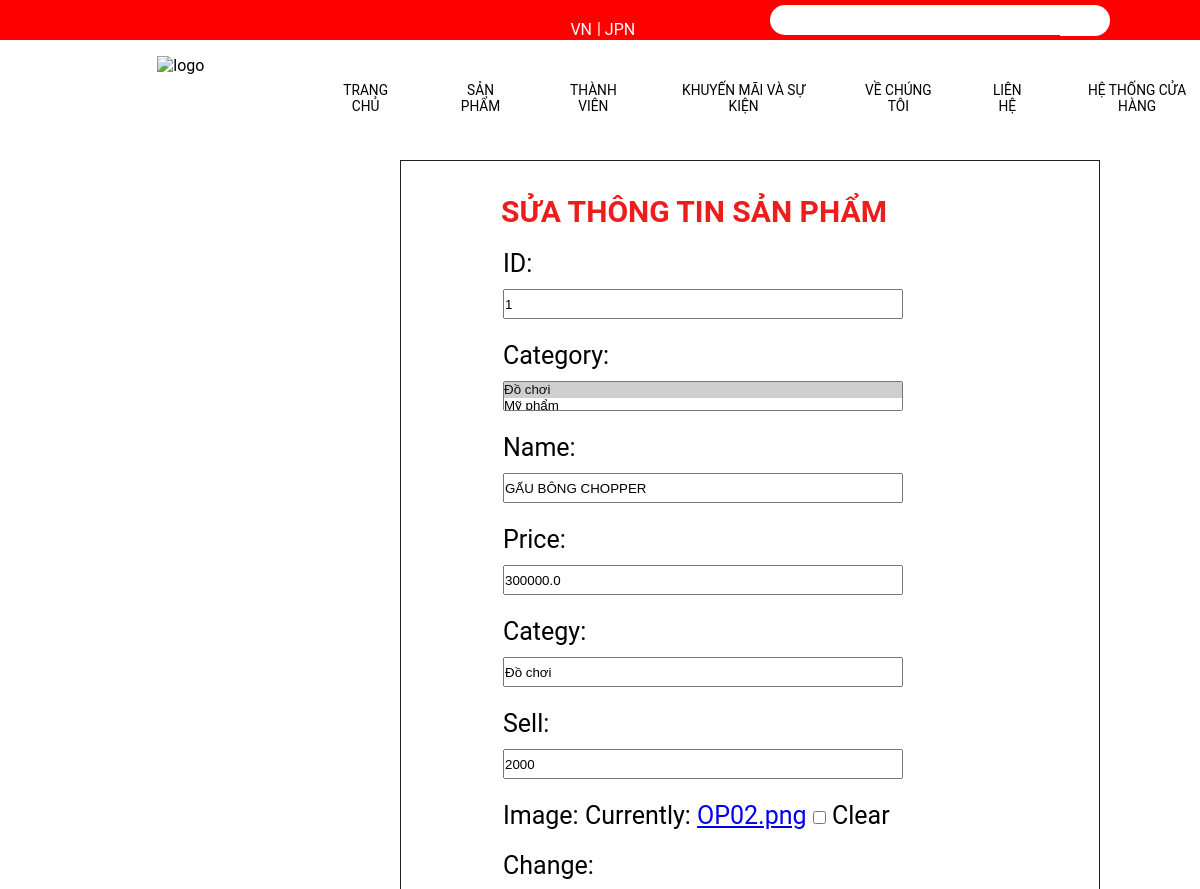
/management/edit/?id=1 (upper part), run on an earlier commit of the app's database.
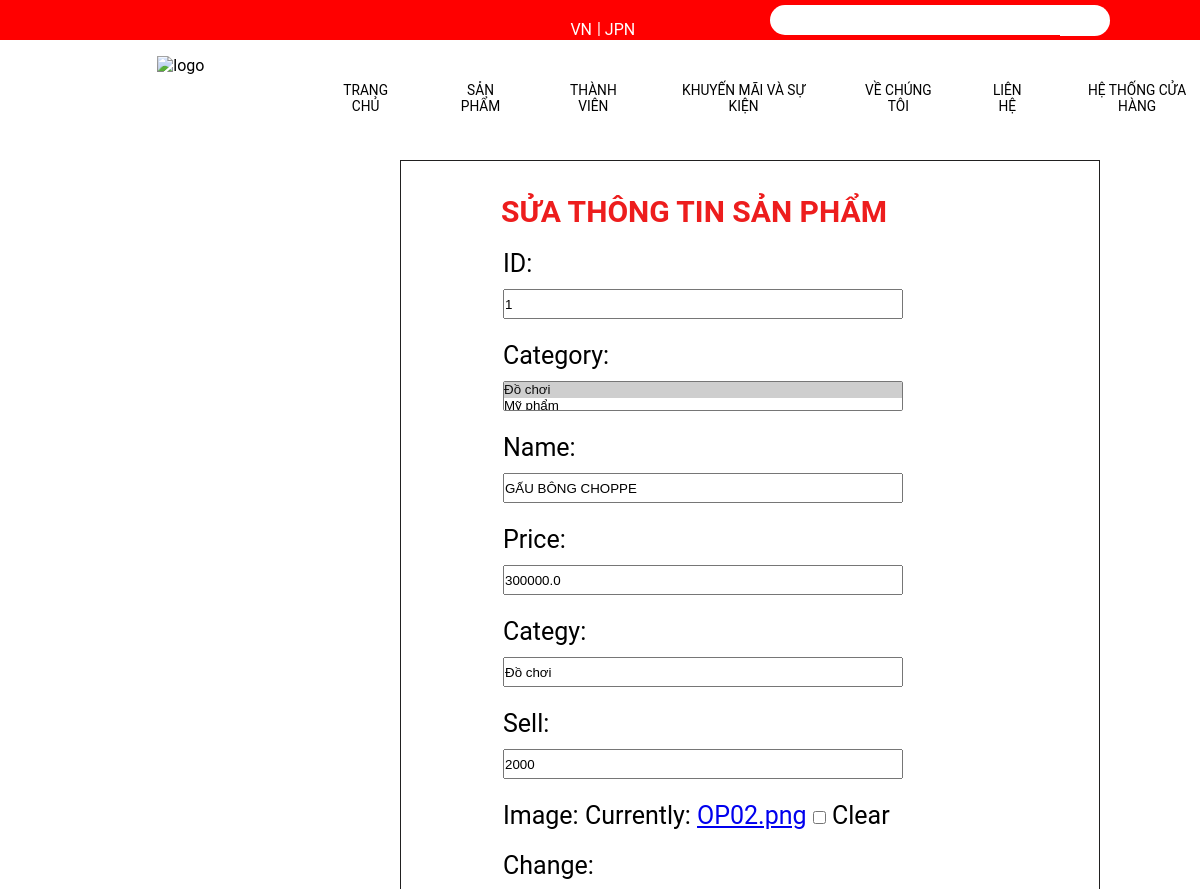
And on a later commit of the database.
### my_app/models.py (models this page shows, shortened)
class Product(models.Model):
    ID = models.IntegerField(primary_key=True)
    category = models.ManyToManyField(Category,related_name="product")
    name = models.CharField(max_length=200, null=True)
    price = models.FloatField()
    categy = models.CharField(max_length=200,null=True)
    sell = models.IntegerField()
    image = models.ImageField(null=True,blank=True)
    sale = models.IntegerField(null=True)
    star_rating = models.FloatField(default=0,null=True)  # Thêm trường star_rating

### my_app/views.py (the view)
# urls.py: path('management/edit/',views.edit_product,name='edit'),
def edit_product(request):
    context = get_common_context(request)
    product_id = request.GET.get('id')
    product = get_object_or_404(Product, ID=product_id)
    if request.method == 'POST':
        form = ProductForm(request.POST, request.FILES, instance=product)
        if form.is_valid():
            form.save()
            return redirect('management')  # Redirect to the product management page or any other page
    else:
        form = ProductForm(instance=product)
    context.update({
        'form': form,
    })
    return render(request, 'html/edit_product.html', context)

### my_app/forms.py
class ProductForm(forms.ModelForm):
    class Meta:
        model = Product
        fields = ['ID', 'category', 'name', 'price', 'categy', 'sell', 'image', 'sale']
        widgets = {
            'ID': forms.NumberInput(attrs={'class': 'input'}),
            'category': forms.SelectMultiple(attrs={'class': 'input'}),
            'name': forms.TextInput(attrs={'class': 'input'}),
            'price': forms.NumberInput(attrs={'class': 'input'}),
            'categy': forms.TextInput(attrs={'class': 'input'}),
            'sell': forms.NumberInput(attrs={'class': 'input'}),
            'image': forms.ClearableFileInput(attrs={'class': 'input'}),
            'sale': forms.NumberInput(attrs={'class': 'input'}),
        }

### my_app/models.py (called while the page is built)
    def __str__(self):
        return self.name

### my_app/templates/html/edit_product.html (shortened to what this page needs)
{% extends 'html/base.html' %} {% load static %} {% block form %}
<head>
  <link rel="stylesheet" href="{% static 'assets/create.css' %}" />
</head>
<div id="content">
  <div>
    <div>
      <h2>Sửa thông tin sản phẩm</h2>
      <form method="POST" enctype="multipart/form-data">
        <table align="center" id="myfont">
          <tr>
            <td>{{ form.ID.label_tag }} {{ form.ID }}</td>
          </tr>
          <tr>
            <td>{{ form.category.label_tag }} {{ form.category }}</td>
          </tr>
          <tr>
            <td>{{ form.name.label_tag }} {{ form.name }}</td>
          </tr>
          <tr>
            <td>{{ form.price.label_tag }} {{ form.price }}</td>
          </tr>
          <tr>
            <td>{{ form.categy.label_tag }} {{ form.categy }}</td>
          </tr>
          <tr>
            <td>{{ form.sell.label_tag }} {{ form.sell }}</td>
          </tr>
          <tr>
            <td>{{ form.image.label_tag }} {{ form.image }}</td>
          </tr>
        </table>
      </form>
    </div>
  </div>
</div>
{% endblock form %}

What changed in the data, as far as the page shows it:
changed Product "Đồ chơi": name "GẤU BÔNG CHOPPER" → "GẤU BÔNG CHOPPE"
